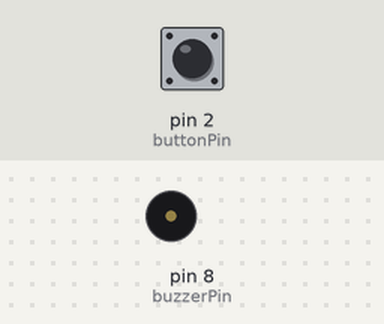
A sketch run on a simulated Arduino Uno, built with avr-gcc and run on an emulated ATmega328P. Shown: buzzer (waves = sounding). Inputs (shaded band) come from the test bench; at power-on: pin 2 (buttonPin) HIGH.

Above: at 1.2 s.
1.3 s: pin 2 (buttonPin) pulled LOW for 0.15 s
At 1.52 s:
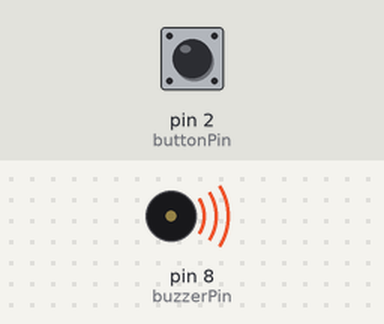
Timing chart, 0 to 4.3 s (numbered marks = the images above; inputs shaded):
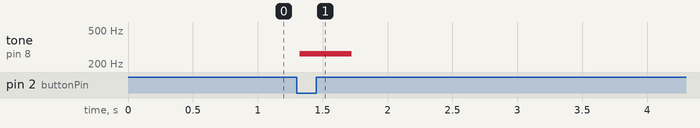

The sketch:

ButtonBuzzer.ino
```cpp
/*
  Button -> Buzzer (step through a melody one note per press)

  Each button press plays the next note in the melody array, then
  advances to the next one. After the last note, it wraps back to the
  start. Holding the button does nothing extra - only the moment of
  pressing (the HIGH -> LOW transition) triggers a note.

  Wiring:
    - Button: one leg -> pin 2, other leg -> GND (INPUT_PULLUP)
    - Buzzer: positive leg -> pin 8, negative leg -> GND
*/

const int buttonPin = 2;
const int buzzerPin = 8;

const int NOTE_C4 = 262;
const int NOTE_D4 = 294;
const int NOTE_E4 = 330;
const int NOTE_F4 = 349;
const int NOTE_G4 = 392;
const int NOTE_A4 = 440;

int melody[] = {
  NOTE_C4, NOTE_C4, NOTE_G4, NOTE_G4, NOTE_A4, NOTE_A4, NOTE_G4,
  NOTE_F4, NOTE_F4, NOTE_E4, NOTE_E4, NOTE_D4, NOTE_D4, NOTE_C4
};

int noteDurations[] = {
  400, 400, 400, 400, 400, 400, 800,
  400, 400, 400, 400, 400, 400, 800
};

const int numNotes = 14;
int noteIndex = 0;

int lastStableState = HIGH;   // HIGH = not pressed (pull-up idle state)
int lastReading = HIGH;
unsigned long lastDebounceTime = 0;
const unsigned long debounceDelay = 25;  // ms

void setup() {
  pinMode(buttonPin, INPUT_PULLUP);
  pinMode(buzzerPin, OUTPUT);
}

void loop() {
  int reading = digitalRead(buttonPin);

  if (reading != lastReading) {
    lastDebounceTime = millis();
  }

  if ((millis() - lastDebounceTime) > debounceDelay) {
    // Only act when the debounced state actually changes - this is
    // what makes it "one note per press" instead of replaying constantly
    // while the button is held down.
    if (reading != lastStableState) {
      lastStableState = reading;

      if (lastStableState == LOW) {  // the moment the button was pressed
        tone(buzzerPin, melody[noteIndex], noteDurations[noteIndex]);
        noteIndex = (noteIndex + 1) % numNotes;  // advance, wrap at the end
      }
    }
  }

  lastReading = reading;
}
```

Measured:
- after the input at 1.3 s, tone on pin 8 (buzzerPin): silent → 262 Hz at once, → silent 0.40 s later
